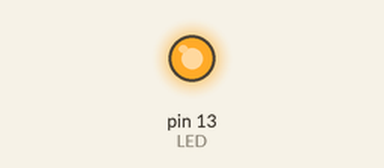
A sketch run on a simulated Arduino Uno, built with avr-gcc and run on an emulated ATmega328P. On the bench: output pins drawn as LEDs (lit = HIGH).

Above: at 0.5 s.
At 62.5 s:
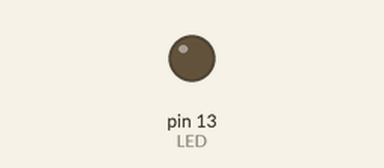
Timing chart, 0 to 67.6 s (numbered marks = the images above):
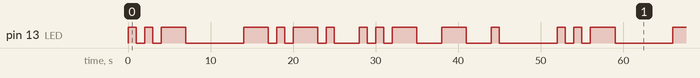

The sketch:

sketch_jun25a.ino
```cpp
#define LED 13  //LED connected to
               //digital pin 13

void setup()
{
  pinMode (LED, OUTPUT); //Sets the digital
                          //pin as output

}

void loop()
{
 digitalWrite(LED, HIGH);               //turns the LED on
   delay(1000);                            //waits for a second
   digitalWrite(LED, LOW);                        //turns the LED off
   delay(1000);                                //waits for a second

   digitalWrite(LED, HIGH);               //turns the LED on
   delay(1000);                            //waits for a second
   digitalWrite(LED, LOW);                        //turns the LED off
   delay(1000);                                //waits for a second

   digitalWrite(LED, HIGH);               //turns the LED on
   delay(3000);                            //waits for a second
   digitalWrite(LED, LOW);                        //turns the LED off
   delay(7000);                                //waits for a second

 digitalWrite(LED, HIGH);               //turns the LED on
   delay(3000);                            //waits for a second
   digitalWrite(LED, LOW);                        //turns the LED off
   delay(1000);                                //waits for a second

   digitalWrite(LED, HIGH);               //turns the LED on
   delay(1000);                            //waits for a second
   digitalWrite(LED, LOW);                        //turns the LED off
   delay(1000);                                //waits for a second

   digitalWrite(LED, HIGH);               //turns the LED on
   delay(3000);                            //waits for a second
   digitalWrite(LED, LOW);                        //turns the LED off
   delay(1000);                                //waits for a second

   digitalWrite(LED, HIGH);               //turns the LED on
   delay(1000);                            //waits for a second
   digitalWrite(LED, LOW);                        //turns the LED off
   delay(3000);                                //waits for a second

   digitalWrite(LED, HIGH);               //turns the LED on
   delay(1000);                            //waits for a second
   digitalWrite(LED, LOW);                        //turns the LED off
   delay(1000);                                //waits for a second

   digitalWrite(LED, HIGH);               //turns the LED on
   delay(1000);                            //waits for a second
   digitalWrite(LED, LOW);                        //turns the LED off
   delay(1000);                                //waits for a second

   digitalWrite(LED, HIGH);               //turns the LED on
   delay(3000);                            //waits for a second
   digitalWrite(LED, LOW);                        //turns the LED off
   delay(3000);                                //waits for a second

   digitalWrite(LED, HIGH);               //turns the LED on
   delay(3000);                            //waits for a second
   digitalWrite(LED, LOW);                        //turns the LED off
   delay(3000);                                //waits for a second

   digitalWrite(LED, HIGH);               //turns the LED on
   delay(1000);                            //waits for a second
   digitalWrite(LED, LOW);                        //turns the LED off
   delay(7000);                                //waits for a second
}
```

Measured:
- by itself, pin 13 (LED): moves between LOW and HIGH, repeating every 52.0 s
- by itself, everything shown: repeats every 52.0 s, in 24 steps
